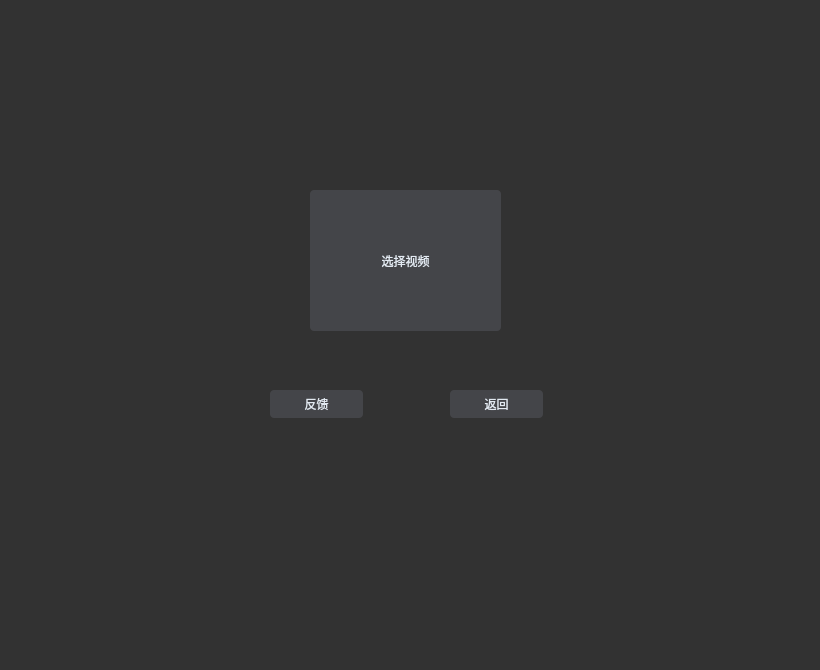
<?xml version="1.0" encoding="UTF-8"?>
<ui version="4.0">
 <class>Home_Analysis</class>
 <widget class="QWidget" name="Home_Analysis">
  <property name="geometry">
   <rect>
    <x>0</x>
    <y>0</y>
    <width>820</width>
    <height>670</height>
   </rect>
  </property>
  <property name="windowTitle">
   <string>Form</string>
  </property>
  <property name="styleSheet">
   <string notr="true">background: rgb(50, 50, 50);</string>
  </property>
  <widget class="QPushButton" name="pushButton">
   <property name="geometry">
    <rect>
     <x>310</x>
     <y>190</y>
     <width>191</width>
     <height>141</height>
    </rect>
   </property>
   <property name="styleSheet">
    <string notr="true">QPushButton{
        border-radius: 4px;
        border: none;
        width: 75px;
        height: 25px;
}
QPushButton:enabled {
        background: rgb(68, 69, 73);
        color: rgb(227, 234, 242);
}
QPushButton:!enabled {
        background: rgb(100, 100, 100);
        color: rgb(227, 234, 242);
}
QPushButton:enabled:hover{
        background: rgb(85, 85, 85);
}
QPushButton:enabled:pressed{
        background: rgb(80, 80, 80);
}</string>
   </property>
   <property name="text">
    <string>选择视频</string>
   </property>
  </widget>
  <widget class="QPushButton" name="returnButton">
   <property name="geometry">
    <rect>
     <x>450</x>
     <y>390</y>
     <width>93</width>
     <height>28</height>
    </rect>
   </property>
   <property name="styleSheet">
    <string notr="true">QPushButton{
        border-radius: 4px;
        border: none;
        width: 75px;
        height: 25px;
}
QPushButton:enabled {
        background: rgb(68, 69, 73);
        color: rgb(227, 234, 242);
}
QPushButton:!enabled {
        background: rgb(100, 100, 100);
        color: rgb(227, 234, 242);
}
QPushButton:enabled:hover{
        background: rgb(85, 85, 85);
}
QPushButton:enabled:pressed{
        background: rgb(80, 80, 80);
}</string>
   </property>
   <property name="text">
    <string>返回</string>
   </property>
  </widget>
  <widget class="QPushButton" name="pushButton_3">
   <property name="geometry">
    <rect>
     <x>270</x>
     <y>390</y>
     <width>93</width>
     <height>28</height>
    </rect>
   </property>
   <property name="styleSheet">
    <string notr="true">QPushButton{
        border-radius: 4px;
        border: none;
        width: 75px;
        height: 25px;
}
QPushButton:enabled {
        background: rgb(68, 69, 73);
        color: rgb(227, 234, 242);
}
QPushButton:!enabled {
        background: rgb(100, 100, 100);
        color: rgb(227, 234, 242);
}
QPushButton:enabled:hover{
        background: rgb(85, 85, 85);
}
QPushButton:enabled:pressed{
        background: rgb(80, 80, 80);
}</string>
   </property>
   <property name="text">
    <string>反馈</string>
   </property>
  </widget>
 </widget>
 <resources/>
 <connections/>
</ui>
